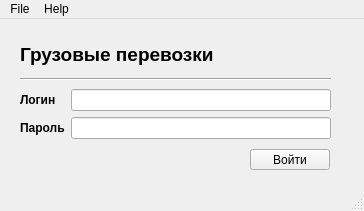
<?xml version="1.0" encoding="UTF-8"?>
<ui version="4.0">
 <class>MainWindow</class>
 <widget class="QMainWindow" name="MainWindow">
  <property name="geometry">
   <rect>
    <x>0</x>
    <y>0</y>
    <width>364</width>
    <height>211</height>
   </rect>
  </property>
  <property name="windowTitle">
   <string>MainWindow</string>
  </property>
  <widget class="QWidget" name="centralwidget">
   <widget class="QWidget" name="layoutWidget">
    <property name="geometry">
     <rect>
      <x>20</x>
      <y>70</y>
      <width>311</width>
      <height>52</height>
     </rect>
    </property>
    <layout class="QFormLayout" name="formLayout">
     <item row="0" column="0">
      <widget class="QLabel" name="label_2">
       <property name="font">
        <font>
         <weight>75</weight>
         <bold>true</bold>
        </font>
       </property>
       <property name="text">
        <string>Логин</string>
       </property>
      </widget>
     </item>
     <item row="0" column="1">
      <widget class="QLineEdit" name="login"/>
     </item>
     <item row="1" column="0">
      <widget class="QLabel" name="label_3">
       <property name="font">
        <font>
         <weight>75</weight>
         <bold>true</bold>
        </font>
       </property>
       <property name="text">
        <string>Пароль</string>
       </property>
      </widget>
     </item>
     <item row="1" column="1">
      <widget class="QLineEdit" name="pass"/>
     </item>
    </layout>
   </widget>
   <widget class="QPushButton" name="authButton">
    <property name="geometry">
     <rect>
      <x>250</x>
      <y>130</y>
      <width>80</width>
      <height>21</height>
     </rect>
    </property>
    <property name="text">
     <string>Войти</string>
    </property>
   </widget>
   <widget class="QLabel" name="label">
    <property name="geometry">
     <rect>
      <x>20</x>
      <y>20</y>
      <width>251</width>
      <height>31</height>
     </rect>
    </property>
    <property name="font">
     <font>
      <pointsize>14</pointsize>
      <weight>75</weight>
      <bold>true</bold>
     </font>
    </property>
    <property name="text">
     <string>Грузовые перевозки</string>
    </property>
   </widget>
   <widget class="Line" name="line">
    <property name="geometry">
     <rect>
      <x>20</x>
      <y>50</y>
      <width>311</width>
      <height>20</height>
     </rect>
    </property>
    <property name="orientation">
     <enum>Qt::Horizontal</enum>
    </property>
   </widget>
  </widget>
  <widget class="QMenuBar" name="menubar">
   <property name="geometry">
    <rect>
     <x>0</x>
     <y>0</y>
     <width>364</width>
     <height>20</height>
    </rect>
   </property>
   <widget class="QMenu" name="menuFile">
    <property name="title">
     <string>File</string>
    </property>
    <addaction name="actionExit"/>
   </widget>
   <widget class="QMenu" name="menuHelp">
    <property name="title">
     <string>Help</string>
    </property>
    <addaction name="actionAbout"/>
   </widget>
   <addaction name="menuFile"/>
   <addaction name="menuHelp"/>
  </widget>
  <widget class="QStatusBar" name="statusbar"/>
  <action name="actionAbout">
   <property name="text">
    <string>About</string>
   </property>
  </action>
  <action name="actionExit">
   <property name="text">
    <string>Exit</string>
   </property>
  </action>
 </widget>
 <resources/>
 <connections>
  <connection>
   <sender>authButton</sender>
   <signal>clicked()</signal>
   <receiver>MainWindow</receiver>
   <slot>authorization()</slot>
   <hints>
    <hint type="sourcelabel">
     <x>289</x>
     <y>160</y>
    </hint>
    <hint type="destinationlabel">
     <x>181</x>
     <y>105</y>
    </hint>
   </hints>
  </connection>
  <connection>
   <sender>actionAbout</sender>
   <signal>triggered()</signal>
   <receiver>MainWindow</receiver>
   <slot>about()</slot>
   <hints>
    <hint type="sourcelabel">
     <x>-1</x>
     <y>-1</y>
    </hint>
    <hint type="destinationlabel">
     <x>181</x>
     <y>105</y>
    </hint>
   </hints>
  </connection>
  <connection>
   <sender>actionExit</sender>
   <signal>triggered()</signal>
   <receiver>MainWindow</receiver>
   <slot>exit()</slot>
   <hints>
    <hint type="sourcelabel">
     <x>-1</x>
     <y>-1</y>
    </hint>
    <hint type="destinationlabel">
     <x>181</x>
     <y>105</y>
    </hint>
   </hints>
  </connection>
 </connections>
 <slots>
  <slot>authorization()</slot>
  <slot>about()</slot>
  <slot>exit()</slot>
 </slots>
</ui>
